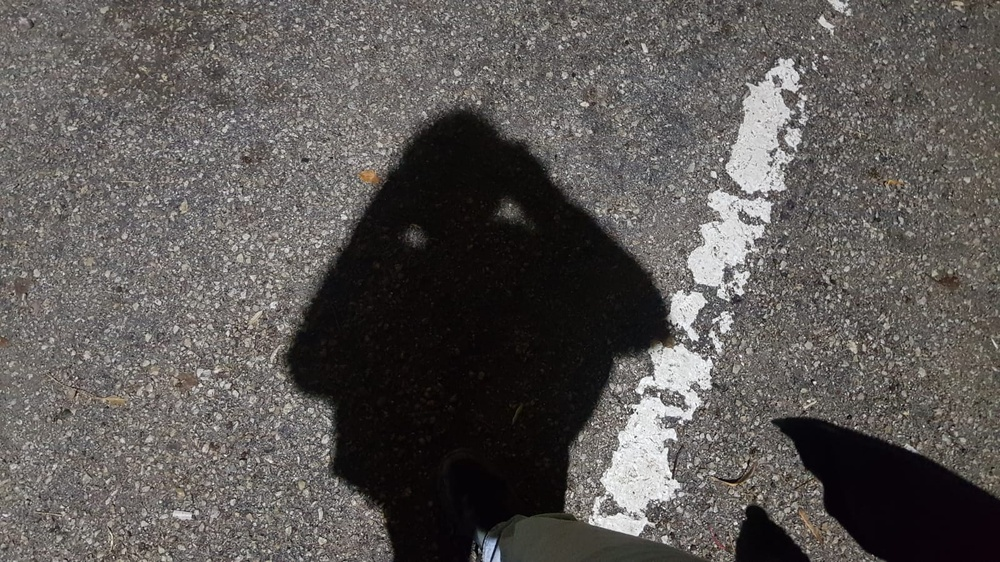
#> input picture 03-Software/2-CoverageDetection/img.jpg, 1000 x 562 px, shrunk from 1600 x 900 before the run
$ python ccc.py
#> lines starting #> are read from the running program, lines starting #| are printed output that depends on the picture
import cv2 as cv
import numpy as np
img = cv.imread('img.jpg',0)
#> img: shape (562, 1000); min 0, max 255, mean 88.5
equ = cv.equalizeHist(img)
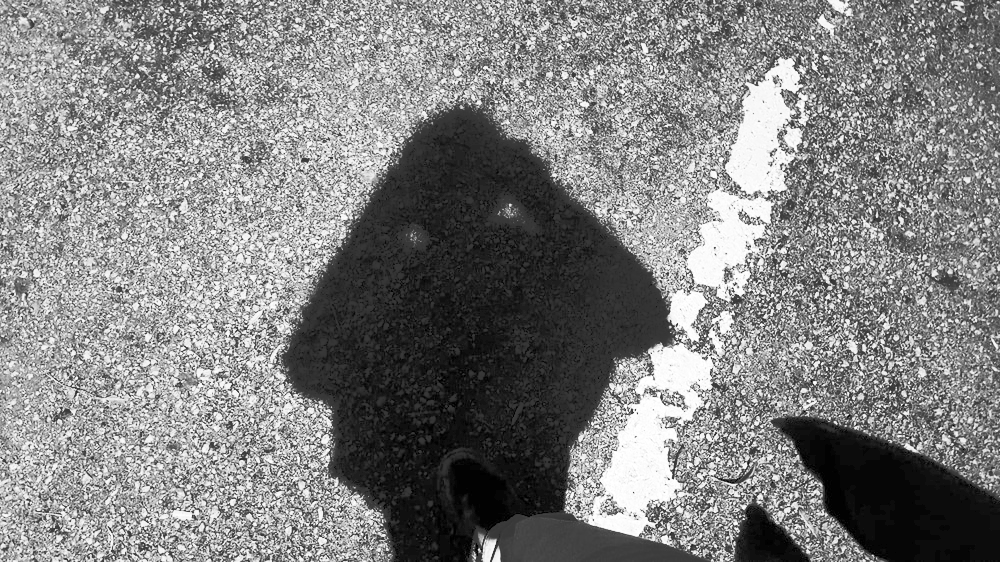
#> equ: shape (562, 1000); min 0, max 255, mean 128.6
cv.imshow('equ',equ)
gas = cv.GaussianBlur(img,(5,5),0)
cv.imshow('gauss',gas)
gas_equ = cv.GaussianBlur(equ,(5,5),0)
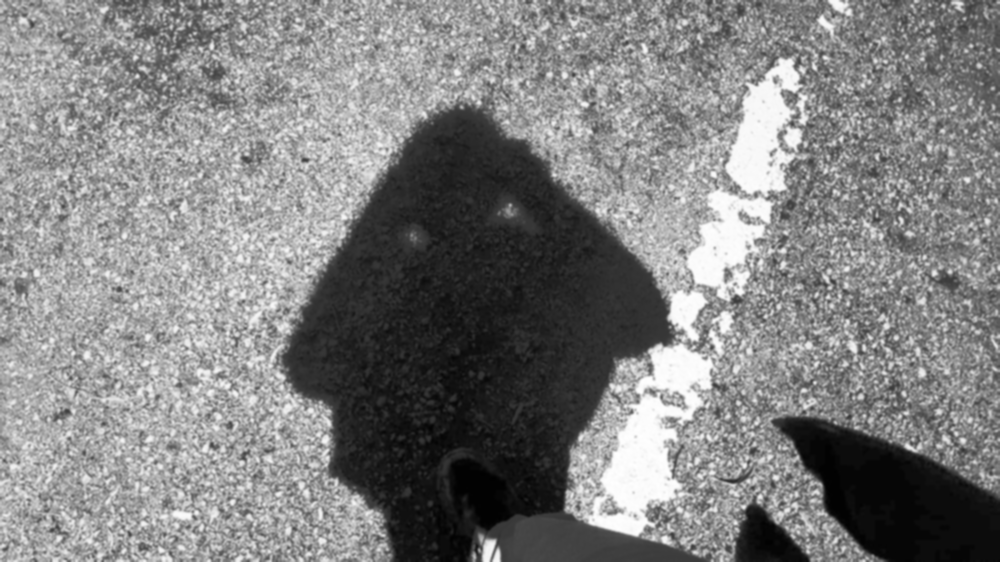
#> gas_equ: shape (562, 1000); min 0, max 255, mean 128.6
cv.imshow('gauss ',gas)
cv.waitKey(0)

$ run again, with 03-Software/2-CoverageDetection/res.png saved as 03-Software/2-CoverageDetection/img.jpg
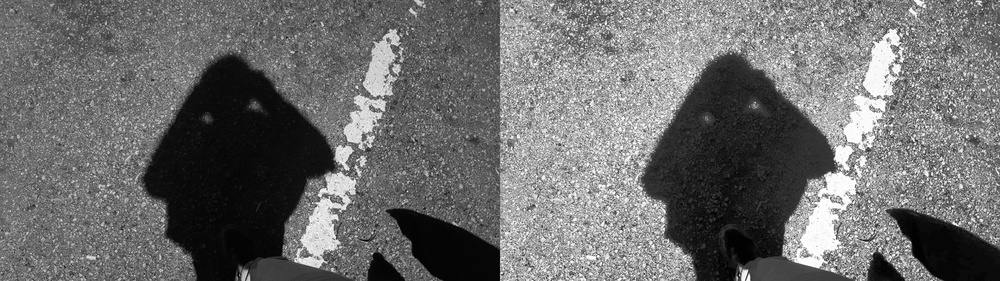
#> input picture 03-Software/2-CoverageDetection/res.png, 1000 x 281 px, shrunk from 3200 x 900 before the run
#> img is the input picture: shape (281, 1000); min 0, max 255, mean 108.5
#> `equ = cv.equalizeHist(img)`:
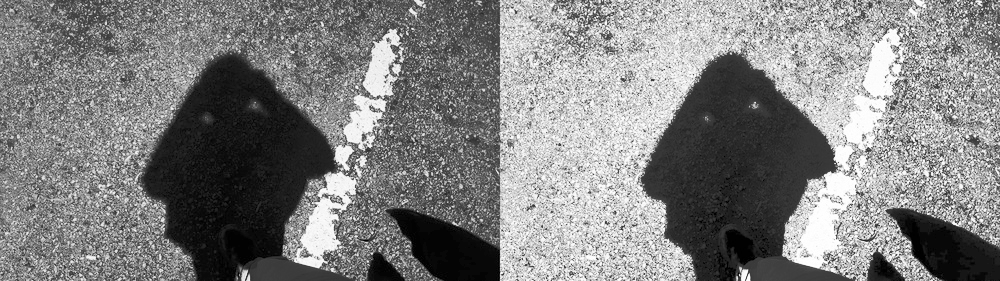
#> equ: shape (281, 1000); min 0, max 255, mean 128.2
#> `gas_equ = cv.GaussianBlur(equ,(5,5),0)`:
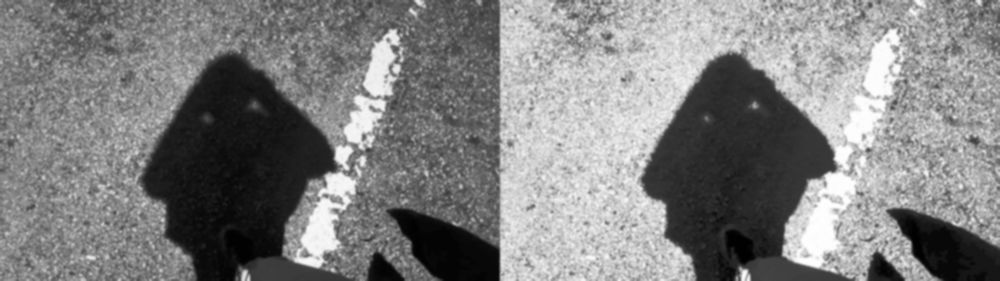
#> gas_equ: shape (281, 1000); min 1, max 254, mean 128.2
